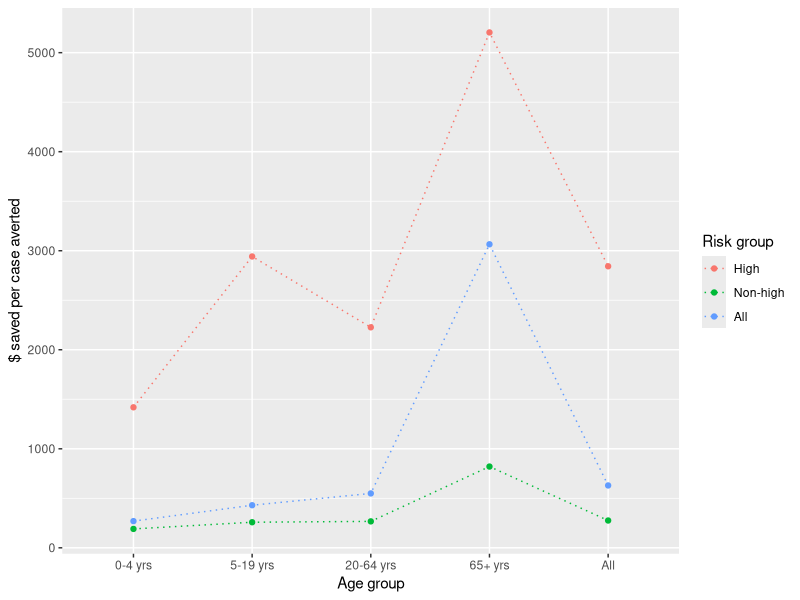
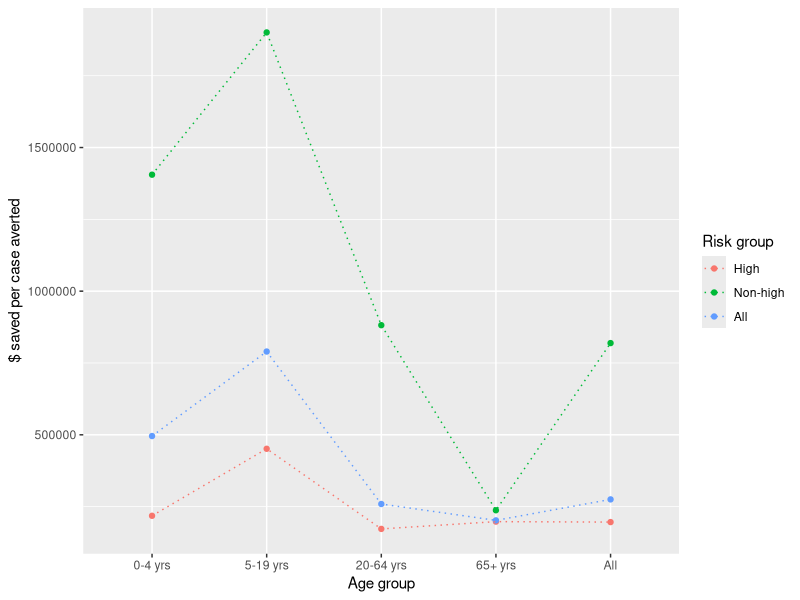
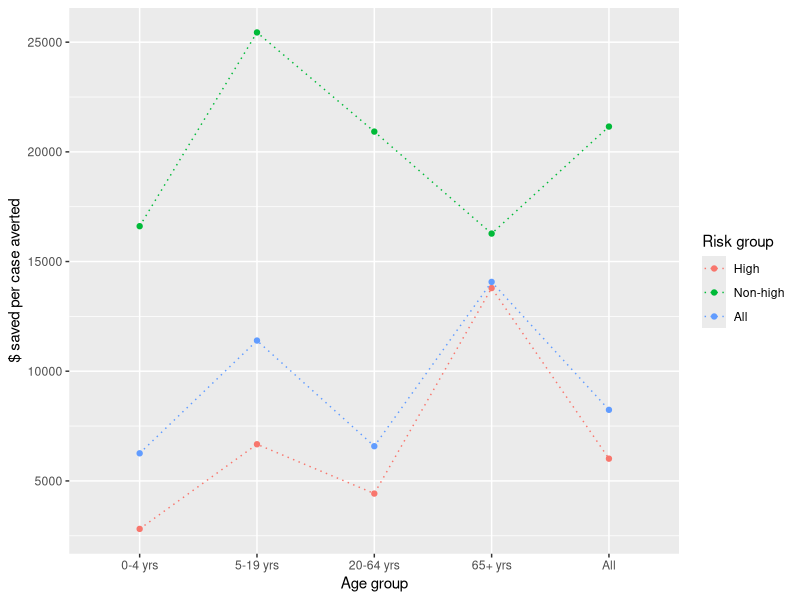
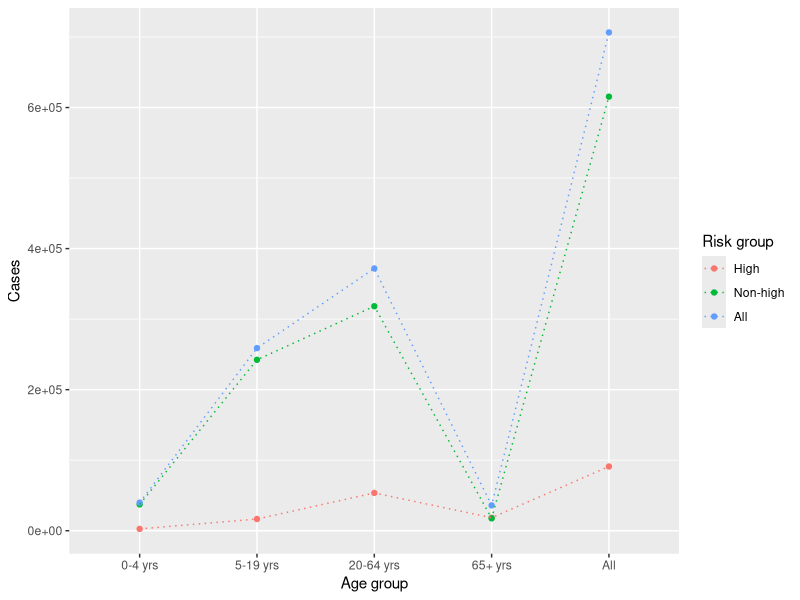
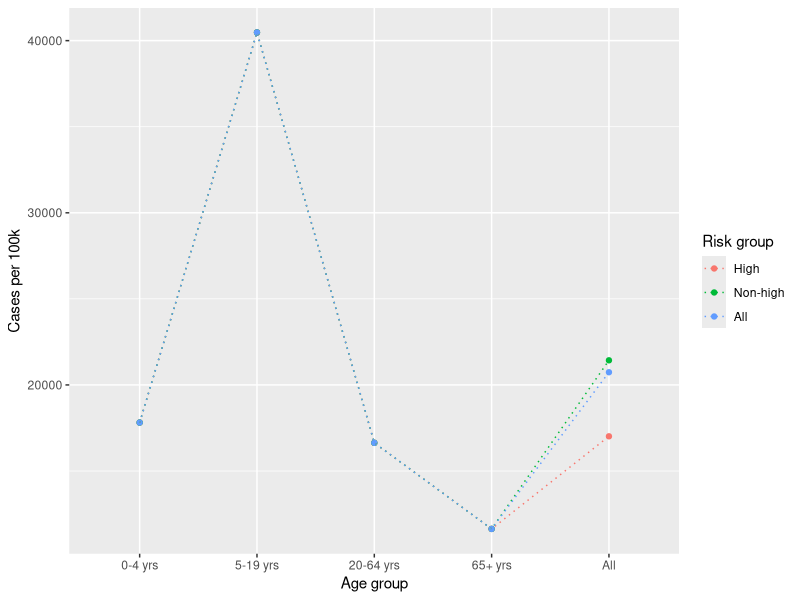
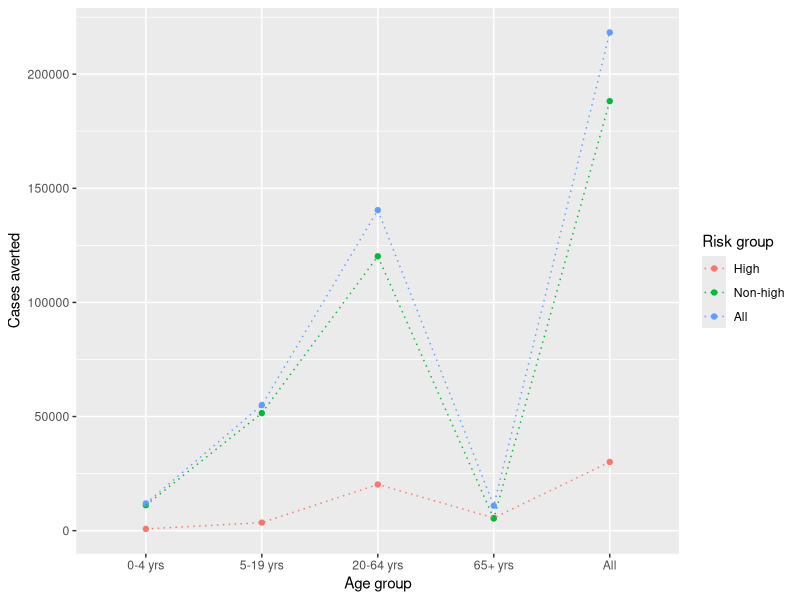
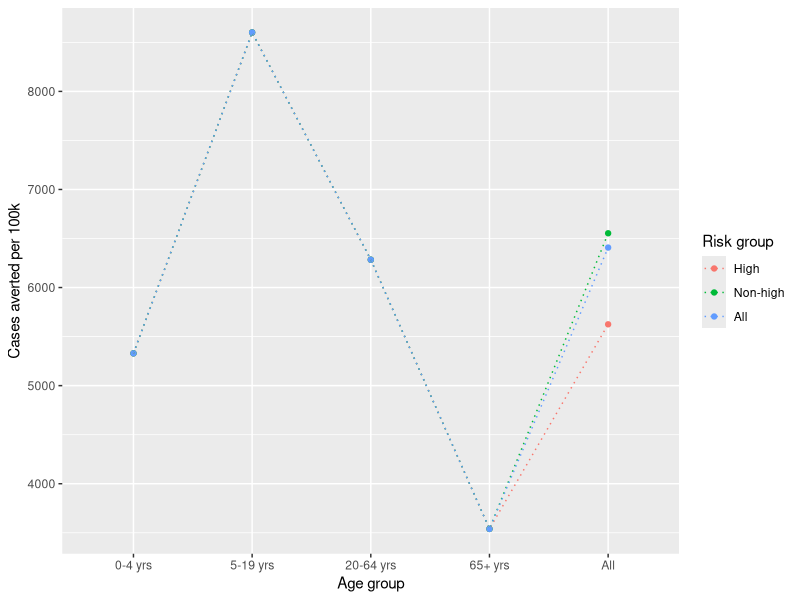
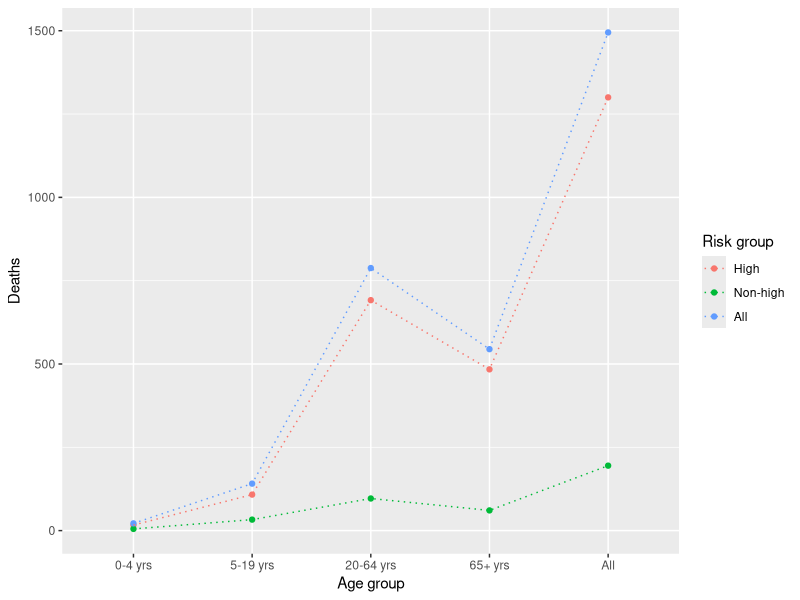

R code for these plots, in order:
## ---- chunk 1
knitr::opts_chunk$set(
	echo = FALSE,
	warning = TRUE,
	cache = TRUE,
	tidy = TRUE
)
## ---- chunk 2
rm(list = ls(all.names = TRUE))

library(ggplot2)
library(tidyr)
library(dplyr)
library(knitr)
library(rmarkdown)
library(formatR)
## ---- chunk 3
data <- read.csv("df/icer-all.csv", as.is = TRUE)

# subset comparator = prevalent vaccination
df <- data[!(data$reference=="none"),]

df$cost.diff.per100k <- as.numeric(df$cost.diff.per100k)
df$cases.averted <- as.numeric(df$cases.averted)
df$cases.averted.per100k <- as.numeric(df$cases.averted.per100k)
df$icer.case.averted <- as.numeric(df$icer.case.averted)
df$deaths.averted <- as.numeric(df$deaths.averted)
df$deaths.averted.per100k <- as.numeric(df$ deaths.averted.per100k)
df$icer.death.averted <- as.numeric(df$icer.death.averted)
df$dalys <- as.numeric(df$dalys)
df$dalys.per100k <- as.numeric(df$dalys.per100k)
df$dalys.averted <- as.numeric(df$dalys.averted)
df$dalys.averted.per100k <- as.numeric(df$dalys.averted.per100k)
df$icer.daly.averted <- as.numeric(df$icer.daly.averted)
## ---- chunk 4
# factors
df$age <- factor(df$age, levels = c("0-4 yrs", "5-19 yrs", "20-64 yrs", "65+ yrs", "All"))
df$risk <- factor(df$risk, levels = c("High", "Non-high", "All"))
df$scenario <- factor(df$scenario, levels = c("vaxbase", "vax70"))
df$v.eff <- factor(df$v.eff)
## ---- chunk 5
# subset healthy people 20% VE(compared to prevalent)
df_hp <- df[(df$reference=="vaxbase"),]
df_10 <- df_hp[(df_hp$v.eff == '10'),]
df_20 <- df_hp[(df_hp$v.eff == '20'),]

# subset prevalent 40% VE (compared to none)
df_pv <- df[(df$scenario=="vaxbase"),]
df_40 <- df_pv[(df_pv$v.eff == '40'),]
## ---- chunk 6
ggplot(df_20, aes(x = age, y = icer.case.averted, group = risk, color = risk)) +
  geom_point() + geom_line(linetype = "dotted") + labs(x = "Age group", color = "Risk group") + 
  ylab("$ saved per case averted") #+ ggtitle("Healthy People Vaccination (20% VE): ICER per case averted")
## ---- chunk 7
ggplot(df_20, aes(x = age, y = icer.death.averted, group = risk, color = risk)) +
  geom_point() + geom_line(linetype = "dotted") + labs(x = "Age group", color = "Risk group") + 
  ylab("$ saved per case averted") #+ ggtitle("Healthy People Vaccination (20% VE): ICER per death averted")
## ---- chunk 8
ggplot(df_20, aes(x = age, y = icer.daly.averted, group = risk, color = risk)) +
  geom_point() + geom_line(linetype = "dotted") + labs(x = "Age group", color = "Risk group") + 
  ylab("$ saved per case averted") #+ ggtitle("Healthy People Vaccination (20% VE): ICER per DALY averted")
## ---- chunk 9
g4 <- ggplot(df_20, aes(x = age, group = risk, color = risk)) +
  geom_point() + geom_line(linetype = "dotted") + labs(x = "Age group", color = "Risk group")

g4 + aes(y = cases) + labs(y = "Cases")
g4 + aes(y = cases.per100k) + labs(y = "Cases per 100k")
g4 + aes(y = cases.averted) + labs(y = "Cases averted")
g4 + aes(y = cases.averted.per100k) + labs(y = "Cases averted per 100k")
## ---- chunk 10
g4 + aes(y = deaths) + labs(y = "Deaths")
g4 + aes(y = deaths.per100k) + labs(y = "Deaths (per 100k)")
g4 + aes(y = deaths.averted) + labs(y = "Deaths averted")
g4 + aes(y = deaths.averted.per100k) + labs(y = "Deaths averted (per 100k)")
## ---- chunk 11
g4 + aes(y = dalys) + labs(y = "DALYs")
g4 + aes(y = dalys.per100k) + labs(y = "DALYs (per 100k)")
g4 + aes(y = dalys.averted) + labs(y = "DALYs averted")
g4 + aes(y = dalys.averted.per100k) + labs(y = "DALYs averted (per 100k)")
## ---- chunk 12
l <- labs(x = "DALYs averted (per 100k)", y = "Cost (per 100k)")

# All VE%
a <- ggplot(df_hp, aes(x = dalys.averted.per100k, y = cost.diff.per100k)) + l

a + aes(color = risk, group = risk) + labs(color = "Risk") + geom_point() + facet_grid(v.eff ~ age)
a + aes(color = age, group = age) + labs(color = "Age group") + geom_point() + facet_grid(v.eff ~ risk)
## ---- chunk 13
# 10% VE
a1 <- ggplot(df_10, aes(x = dalys.averted.per100k, y = cost.diff.per100k)) + l +
  labs(title = "Cost-effectiveness plane: Healthy People vs. Prevalent (10% VE)")
a1 + aes(color = risk, group = risk) + geom_point() + facet_grid(~ age)
a1 + aes(color = age, group = age) + geom_point() + facet_grid(~ risk)

# 20% VE
a2 <- ggplot(df_20, aes(x = dalys.averted.per100k, y = cost.diff.per100k)) + l +
  labs(title = "Cost-effectiveness plane: Healthy People vs. Prevalent (20% VE)")
a2 + aes(color = risk, group = risk) + geom_point() + facet_grid(~ age)
a2 + aes(color = age, group = age) + geom_point() + facet_grid(~ risk)
